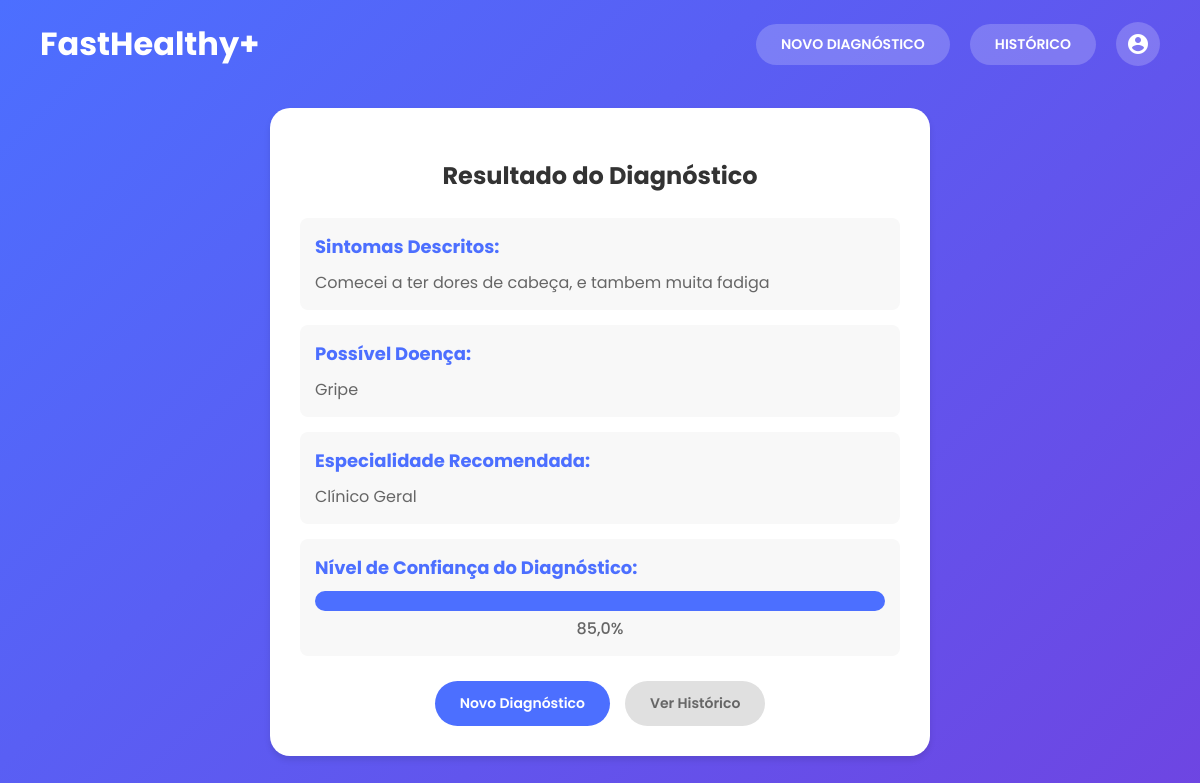
Screenshot of /diagnostico/resultado/2/ (signed in) with the database file from the repository.
### usuarios/models.py (models this page shows, shortened)
class Diagnostico(models.Model):
    paciente = models.ForeignKey(Usuario, on_delete=models.CASCADE, related_name='diagnosticos')
    data_criacao = models.DateTimeField(auto_now_add=True)
    sintomas = models.TextField()
    doenca_sugerida = models.CharField(max_length=200)
    especialidade_recomendada = models.CharField(max_length=100)
    confianca_diagnostico = models.FloatField(default=0.0)
    class Meta:
        verbose_name = 'Diagnóstico'
        verbose_name_plural = 'Diagnósticos'
        ordering = ['-data_criacao']

### usuarios/views.py (the view)
# urls.py: path('diagnostico/resultado/<int:diagnostico_id>/', views.resultado_diagnostico, name='resultado_diagnostico'),
@login_required
def resultado_diagnostico(request, diagnostico_id):
    try:
        diagnostico = Diagnostico.objects.get(id=diagnostico_id, paciente=request.user)
        return render(request, 'resultado_diagnostico.html', {'diagnostico': diagnostico})
    except Diagnostico.DoesNotExist:
        messages.error(request, 'Diagnóstico não encontrado.')
        return redirect('home')

### usuarios/templatetags/custom_filters.py (called while the page is built)
@register.filter
def multiply(value, arg):
    try:
        return float(value) * float(arg)
    except (ValueError, TypeError):
        return 0

### usuarios/templates/resultado_diagnostico.html (shortened to what this page needs)
{% extends 'base_logado.html' %}
{% load static %}
{% load custom_filters %}
{% block content %}
<div class="resultado-container">
    <h2>Resultado do Diagnóstico</h2>
    <div class="resultado-section">
        <h3>Sintomas Descritos:</h3>
        <p>{{ diagnostico.sintomas }}</p>
    </div>
    <div class="resultado-section">
        <h3>Possível Doença:</h3>
        <p>{{ diagnostico.doenca_sugerida }}</p>
    </div>
    <div class="resultado-section">
        <h3>Especialidade Recomendada:</h3>
        <p>{{ diagnostico.especialidade_recomendada }}</p>
    </div>
    <div class="resultado-section">
        <h3>Nível de Confiança do Diagnóstico:</h3>
        <div class="confianca-barra">
            <div class="confianca-progresso" data-confianca="{{ diagnostico.confianca_diagnostico|multiply:100 }}"></div>
        </div>
        <p class="confianca-texto" style="text-align: center; margin-top: 5px;">{{ diagnostico.confianca_diagnostico|multiply:100 }}%</p>
    </div>
    <div class="resultado-botoes">
        <a href="{% url 'diagnostico' %}" class="resultado-botao">Novo Diagnóstico</a>
        <a href="{% url 'historico_diagnosticos' %}" class="resultado-botao secundario">Ver Histórico</a>
    </div>
</div>
{% endblock %}

### usuarios/static/css/estilo.css (style rules this page uses)
body { margin: 0; padding: 0; font-family: 'Poppins', sans-serif; }
:root { --primary-color: #4c6fff; --secondary-color: #6e45e2; --text-dark: #333; --text-light: #666; --white: #fff; --black: #000; --background-light: #f8f8f8; --border-color: #e0e0e0; --placeholder-color: #999; --shadow: 0 4px 6px rgba(0, 0, 0, 0.1); --transition: all 0.3s ease; --border-radius-sm: 8px; --border-radius-md: 20px; --border-radius-lg: 25px; --spacing-sm: 10px; --spacing-md: 20px; --spacing-lg: 30px; }
body.login-page { min-height: 100vh; background: linear-gradient(135deg, var(--primary-color) 0%, var(--secondary-color) 100%); display: flex; flex-direction: column; }
.resultado-container { background: white; padding: 30px; border-radius: 20px; box-shadow: 0 4px 6px rgba(0, 0, 0, 0.1); width: 90%; max-width: 600px; margin: 20px auto; }
.resultado-container h2 { color: #333; margin-bottom: 25px; font-size: 24px; text-align: center; }
.resultado-section { background: #f8f8f8; padding: 15px; border-radius: 8px; margin-bottom: 15px; }
.resultado-section h3 { color: #4c6fff; margin: 0 0 10px 0; font-size: 18px; }
.resultado-section p { margin: 0; color: #666; }
.confianca-barra { background: #e0e0e0; height: 20px; border-radius: 10px; overflow: hidden; margin-top: 10px; }
.confianca-progresso { height: 100%; background: #4c6fff; transition: width 0.3s ease; }
.resultado-botoes { display: flex; gap: 15px; justify-content: center; margin-top: 25px; }
.resultado-botao { background-color: #4c6fff; color: white; padding: 12px 25px; border-radius: 25px; text-decoration: none; font-size: 14px; font-weight: 600; transition: all 0.3s ease; }
.resultado-botao.secundario { background-color: #e0e0e0; color: #666; }
.confianca-texto { text-align: center; margin-top: 5px; color: #4c6fff; font-weight: 500; }

### rows the page displays
Diagnostico: sintomas "Comecei a ter dores de cabeça, e tambem muita fadiga", doenca_sugerida "Gripe", especialidade_recomendada "Clínico Geral", confianca_diagnostico|multiply "85,0"
